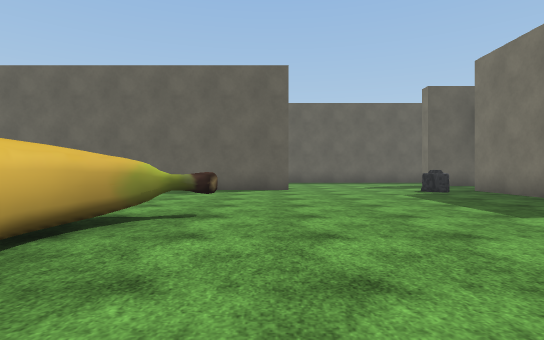
[1] (above)

24 first-person views from a walk through a Unity game level. The camera is 1.2 m above the floor, looks level and sees 80° across. The floor is counted in squares, 2 m on a side. Each view is taken from the middle of a square. On the plan, view 1 faces up. The plan holds only what a view shows up to about 10 squares ahead; the rest is blank. The place goes on beyond the plan. The player character is not drawn. Some surface patterns are stand-ins.

[2]
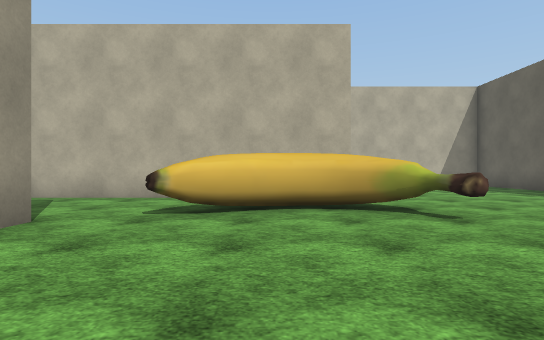

[3]
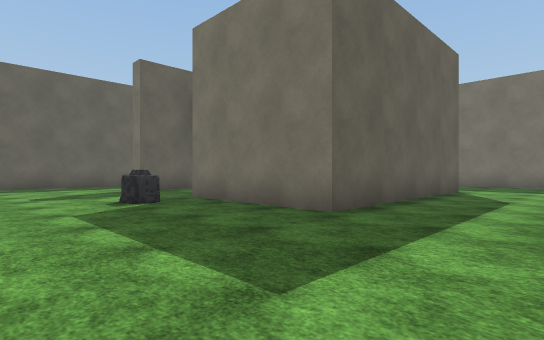

[4]
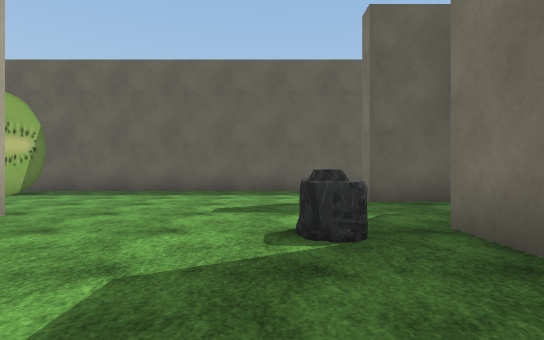

[5]
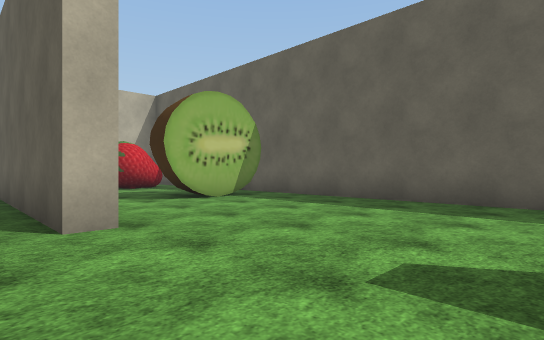

[6]
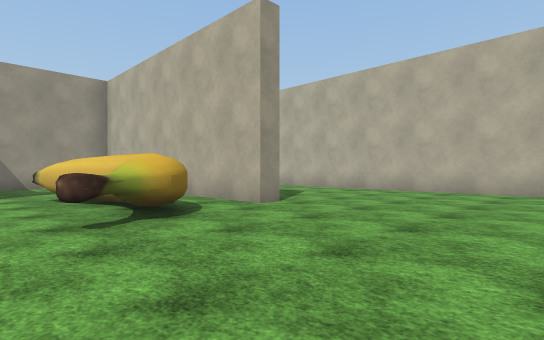

[7]
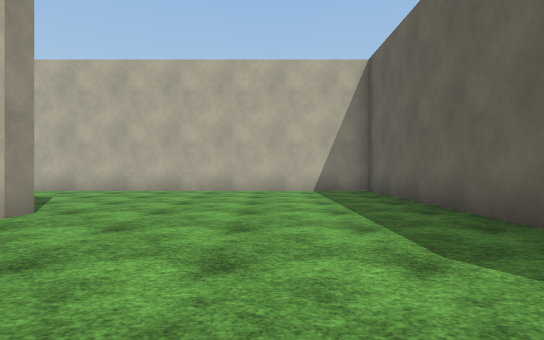

[8]
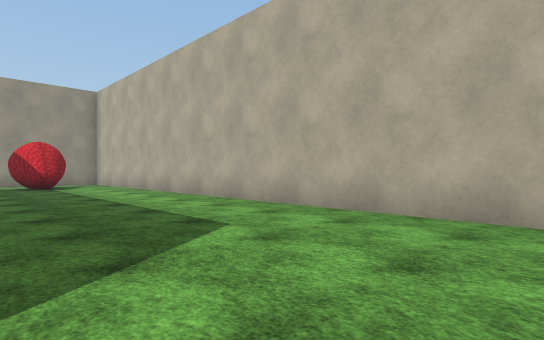

[9]
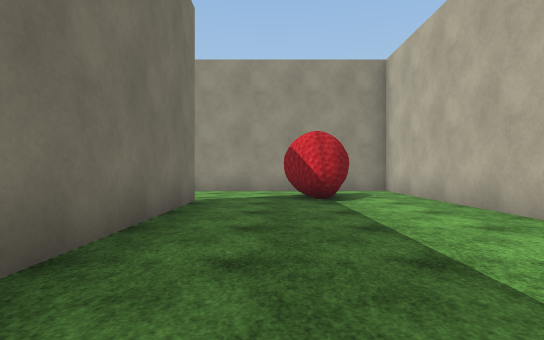

[10]
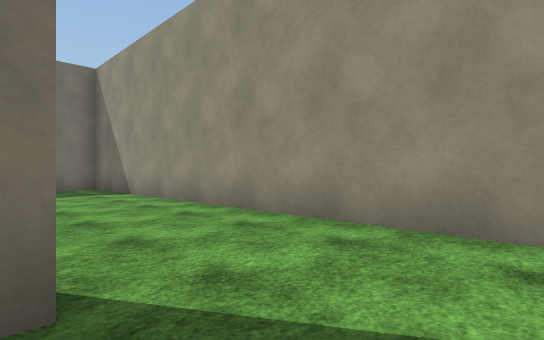

[11]
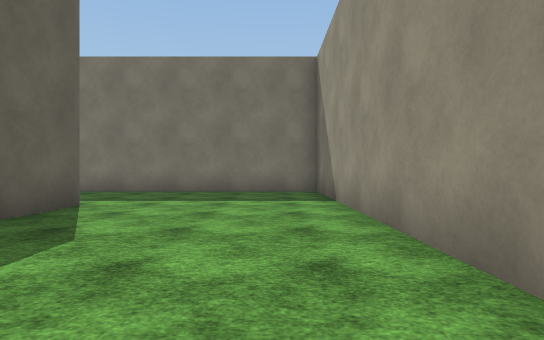

[12]
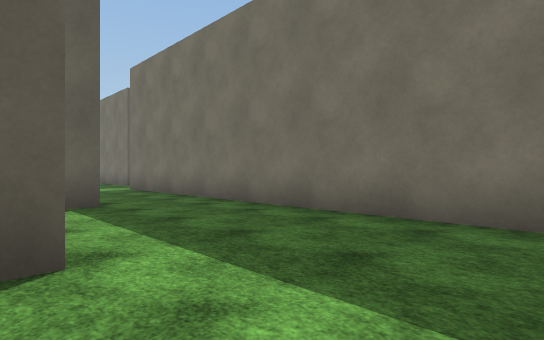

[13]
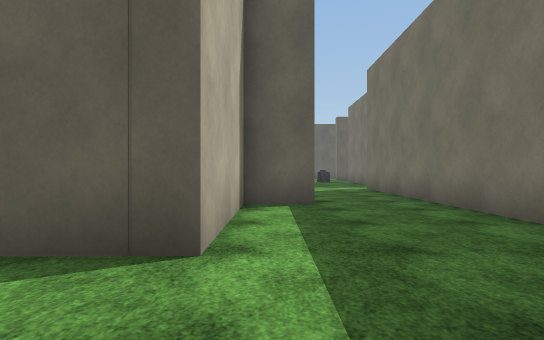

[14]
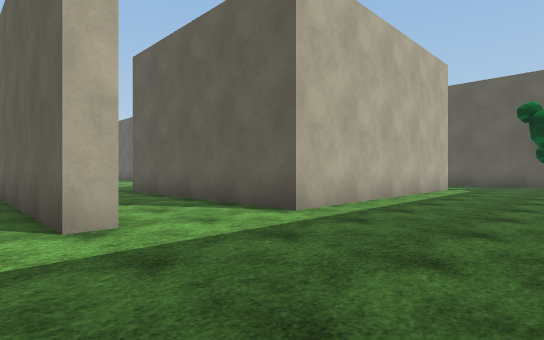

[15]
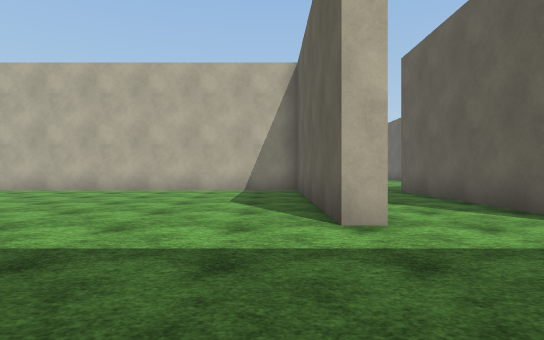

[16]
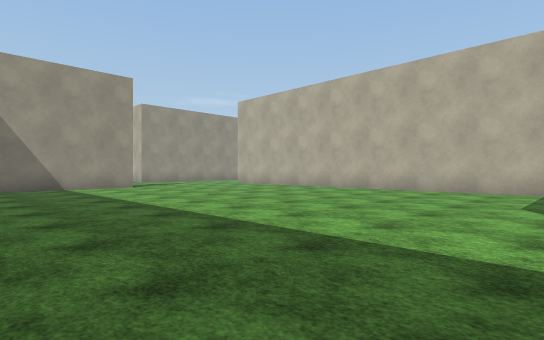

[17]
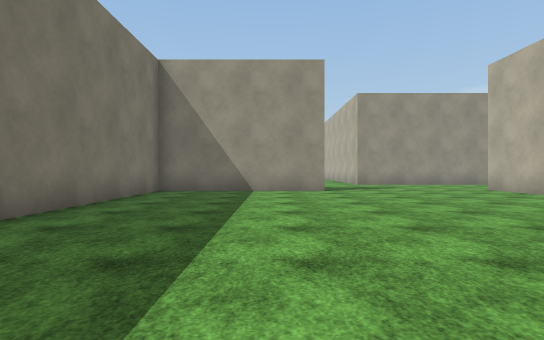

[18]
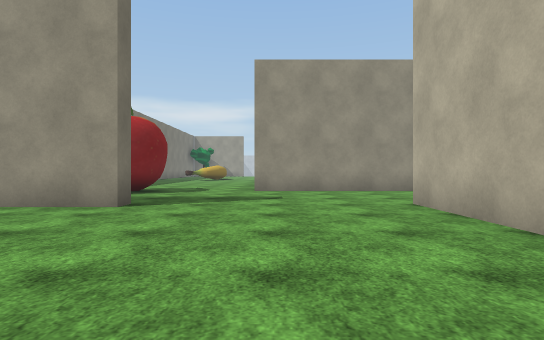

[19]
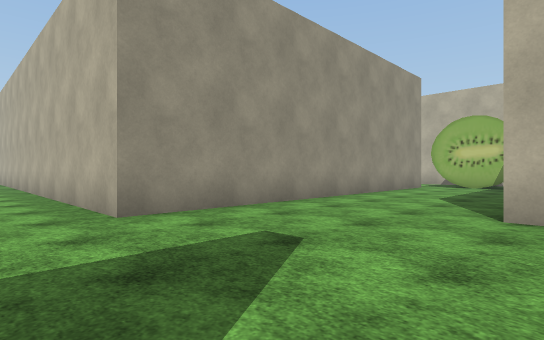

[20]
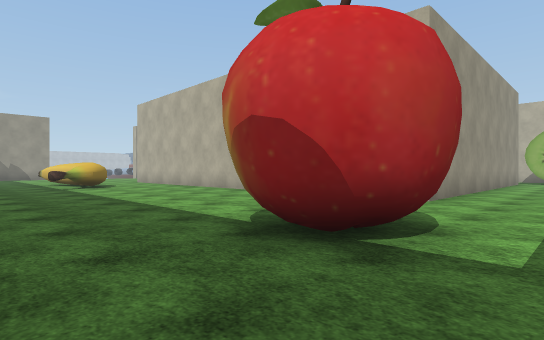

[21]
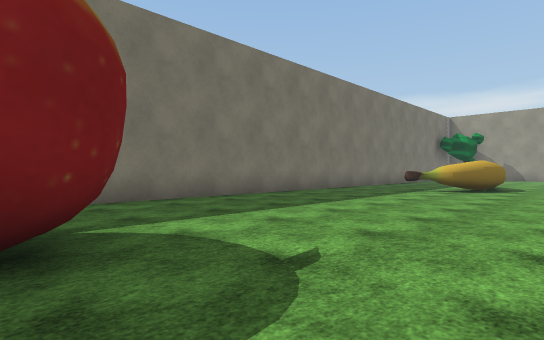

[22]
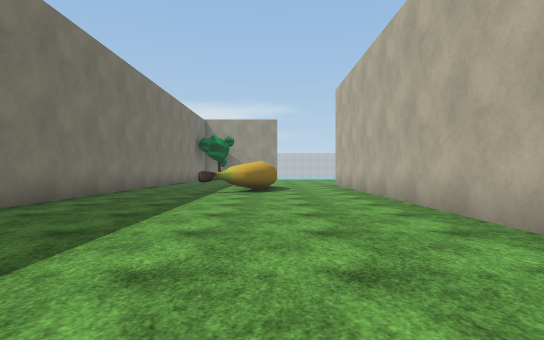

[23]
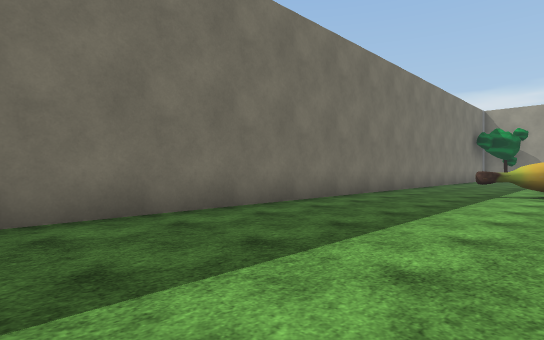

[24]
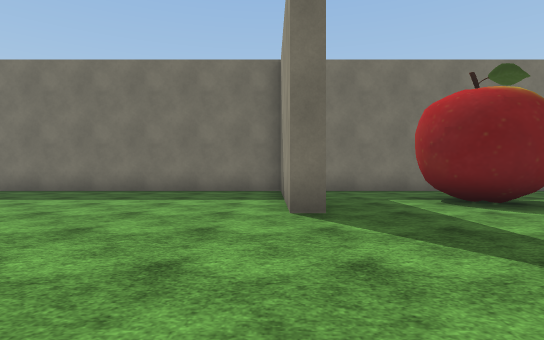

### Floor plan
Points are (right, up) in squares from view 1. A wall is a line through its corners. A room is listed if a view was taken in it or the views show most of it. See-through windows are left out.
Room 1 (view 1)
walls: (-0.8, -0.8) (-0.2, -0.8); (-2, -4.2) (-1, -4.2); (-4, 3.7) (-4, -3.2)
ways out: opening at (0, 0) to room 2
Room 2 (views 2, 3, 4, 5, 6, 7, 8, 9, 10, 11, 12, 13, 14, 15, 16, 17, 18, 19, 20, 21, 22, 23, 24)
walls: (2.8, -1.3) (1.5, -1.3) (1.5, -4.7) (-0.1, -4.7); (-1.3, 1) (-1.2, 0.4); (-1.7, 1.9) (-1.2, 0.9); (-1.9, 3) (-1.9, 2.5); (-1, 4.2) (-1.4, 3.9); (-1.3, 4) (-1.6, 3.5); (-1.4, 4) (-1.7, 3.3); (-1.5, 4.3) (-0.8, 4.6); (-2.5, 3.8) (-2.1, 4.3) (-1.6, 4.3); (11.5, 3.2) (11.5, 2.8) (5.5, 2.8) (5.5, -9.8); (-4.5, 3.7) (-4, 3.7); (-4.5, -6.4) (-4.5, -1.8); (10.5, -9.8) (10.5, -9.3) (15.2, -9.3) (15.2, -1.2); (0.5, 10.2) (0.5, 9.8) (-9.3, 9.8) (-9.3, -9.3) (-8.1, -9.3); (0, -13.2) (8.5, -13.2) (8.5, -24); (-6.5, -9.3) (5, -9.3) (5, 3.1); (7.5, 12.1) (5.9, 12.1) (5.9, 12.6); (11.9, 12.6) (11.9, 5.7) (5.9, 5.7) (5.9, 9.4); (6.6, 15.3) (-3.1, 15.3); (10.9, -23.5) (11.1, -23.1); (10.8, -24.2) (10.9, -23.7); (15.2, -24) (15.2, -10.5)
low walls: (-0.7, 4.3) (-1.3, 4); (-0.7, 4.3) (-1.3, 4)
ways out: opening at (0, 0) to room 1
objects: other object (-7, -8) to (-6, -6); other object (-7, 13) to (-7, 14); other object (-3, 12) to (-2, 14); other object (-2, -11); rock (5, 9); other object (11, -14) to (13, -13); other object (14, 14)

Where each view was taken, in squares from view 1:
view 1: 0 up, 0 right, facing up
view 2: 2 up, 3 right, facing left
view 3: 3 up, 2 right, facing up-right
view 4: 6 up, 4 right, facing up
view 5: 9 up, 4 right, facing up-left
view 6: 8 up, 0 right, facing down-left
view 7: 7 up, 0 right, facing left
view 8: 5 up, 5 left, facing down-left
view 9: 0 up, 6 left, facing down
view 10: 6 down, 6 left, facing down-right
view 11: 8 down, 4 left, facing right
view 12: 7 down, 1 right, facing up-right
view 13: 7 down, 2 right, facing up
view 14: 2 up, 15 right, facing up-left
view 15: 2 up, 15 right, facing left
view 16: 2 up, 15 right, facing down-left
view 17: 0 up, 12 right, facing down
view 18: 4 down, 8 right, facing down
view 19: 9 down, 10 right, facing down-left
view 20: 11 down, 15 right, facing down-left
view 21: 13 down, 9 right, facing down-right
view 22: 14 down, 11 right, facing down
view 23: 14 down, 11 right, facing down-right
view 24: 9 down, 6 right, facing right
